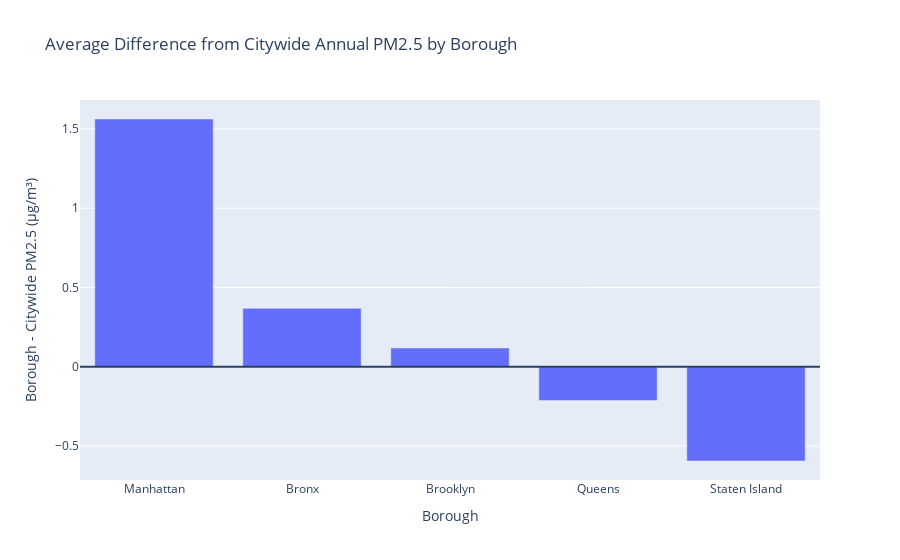

This figure's notebook cell:
### Code cell
# Average difference by borough across all years
avg_diff_by_borough = (
    borough_with_city
    .groupby("borough", as_index=False)["diff_from_citywide"]
    .mean()
    .sort_values("diff_from_citywide", ascending=False)
)

fig = px.bar(
    avg_diff_by_borough,
    x="borough",
    y="diff_from_citywide",
    title="Average Difference from Citywide Annual PM2.5 by Borough",
    labels={"borough": "Borough", "diff_from_citywide": "Borough - Citywide PM2.5 (µg/m³)"}
)
fig.add_hline(y=0)
fig.show()

avg_diff_by_borough

### Figure 1 — Plotly figure (JSON) as saved in the notebook; plotly's stock layout.template omitted (floating-point values rounded to 4 significant figures)
{"data": [{"hovertemplate": "Borough=%{x}<br>Borough - Citywide PM2.5 (µg/m³)=%{y}<extra></extra>", "legendgroup": "", "marker": {"color": "#636efa", "pattern": {"shape": ""}}, "name": "", "orientation": "v", "showlegend": false, "textposition": "auto", "type": "bar", "x": ["Manhattan", "Bronx", "Brooklyn", "Queens", "Staten Island"], "xaxis": "x", "y": [1.562, 0.3688, 0.1187, -0.2125, -0.5937], "yaxis": "y"}], "layout": {"barmode": "relative", "legend": {"tracegroupgap": 0}, "shapes": [{"type": "line", "x0": 0, "x1": 1, "xref": "x domain", "y0": 0, "y1": 0, "yref": "y"}], "title": {"text": "Average Difference from Citywide Annual PM2.5 by Borough"}, "xaxis": {"anchor": "y", "domain": [0, 1], "title": {"text": "Borough"}}, "yaxis": {"anchor": "x", "domain": [0, 1], "title": {"text": "Borough - Citywide PM2.5 (µg/m³)"}}}}
